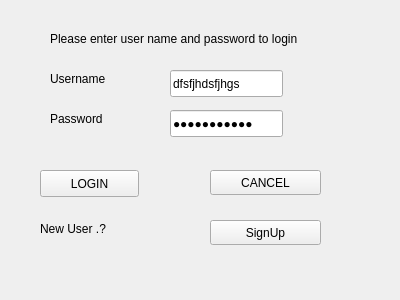
<?xml version="1.0" encoding="UTF-8"?>
<ui version="4.0">
 <class>interface</class>
 <widget class="QWidget" name="interface">
  <property name="geometry">
   <rect>
    <x>0</x>
    <y>0</y>
    <width>400</width>
    <height>300</height>
   </rect>
  </property>
  <property name="windowTitle">
   <string>interface</string>
  </property>
  <widget class="QLineEdit" name="usernametext">
   <property name="geometry">
    <rect>
     <x>170</x>
     <y>70</y>
     <width>113</width>
     <height>27</height>
    </rect>
   </property>
   <property name="text">
    <string>dfsfjhdsfjhgs</string>
   </property>
   <property name="echoMode">
    <enum>QLineEdit::Normal</enum>
   </property>
  </widget>
  <widget class="QLabel" name="label">
   <property name="geometry">
    <rect>
     <x>50</x>
     <y>70</y>
     <width>71</width>
     <height>17</height>
    </rect>
   </property>
   <property name="text">
    <string>Username</string>
   </property>
  </widget>
  <widget class="QToolButton" name="quitButton">
   <property name="geometry">
    <rect>
     <x>210</x>
     <y>170</y>
     <width>111</width>
     <height>25</height>
    </rect>
   </property>
   <property name="minimumSize">
    <size>
     <width>24</width>
     <height>25</height>
    </size>
   </property>
   <property name="maximumSize">
    <size>
     <width>111</width>
     <height>25</height>
    </size>
   </property>
   <property name="sizeIncrement">
    <size>
     <width>0</width>
     <height>0</height>
    </size>
   </property>
   <property name="text">
    <string>CANCEL</string>
   </property>
   <property name="iconSize">
    <size>
     <width>25</width>
     <height>16</height>
    </size>
   </property>
  </widget>
  <widget class="QPushButton" name="loginbutton">
   <property name="geometry">
    <rect>
     <x>40</x>
     <y>170</y>
     <width>99</width>
     <height>27</height>
    </rect>
   </property>
   <property name="text">
    <string>LOGIN</string>
   </property>
  </widget>
  <widget class="QLabel" name="label_2">
   <property name="geometry">
    <rect>
     <x>50</x>
     <y>110</y>
     <width>67</width>
     <height>17</height>
    </rect>
   </property>
   <property name="text">
    <string>Password</string>
   </property>
  </widget>
  <widget class="QLineEdit" name="passwordtext">
   <property name="geometry">
    <rect>
     <x>170</x>
     <y>110</y>
     <width>113</width>
     <height>27</height>
    </rect>
   </property>
   <property name="text">
    <string>ewurhuiwher</string>
   </property>
   <property name="echoMode">
    <enum>QLineEdit::Password</enum>
   </property>
  </widget>
  <widget class="QLabel" name="label_3">
   <property name="geometry">
    <rect>
     <x>50</x>
     <y>30</y>
     <width>321</width>
     <height>17</height>
    </rect>
   </property>
   <property name="text">
    <string>Please enter user name and password to login</string>
   </property>
  </widget>
  <widget class="QLabel" name="label_4">
   <property name="geometry">
    <rect>
     <x>40</x>
     <y>220</y>
     <width>101</width>
     <height>17</height>
    </rect>
   </property>
   <property name="text">
    <string>New User .?</string>
   </property>
  </widget>
  <widget class="QToolButton" name="signup">
   <property name="geometry">
    <rect>
     <x>210</x>
     <y>220</y>
     <width>111</width>
     <height>25</height>
    </rect>
   </property>
   <property name="text">
    <string>SignUp</string>
   </property>
  </widget>
 </widget>
 <layoutdefault spacing="6" margin="11"/>
 <resources/>
 <connections/>
</ui>
